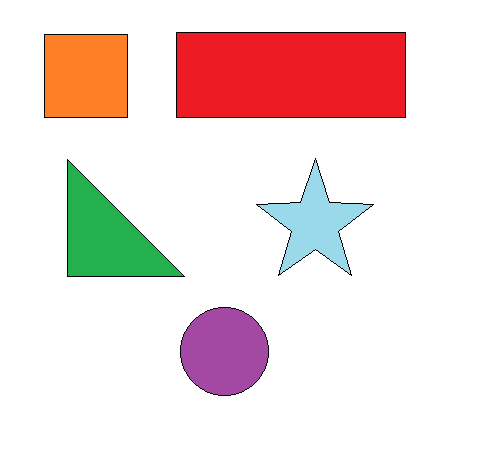
#> input picture Reiven_CourseOnline2_Master_Computer_Vision/Work2_IdentifyCountourByShape/shapes.png, 501 x 450 px
$ python reiven_candra_hamid_shape_contour_identification.py
#> lines starting #> are read from the running program, lines starting #| are printed output that depends on the picture; after the words box and inside, x2 and y2 are one past the last pixel; in counts of white or black regions, pixels touching at a corner belong together
import cv2 as cv
import numpy as np

image = cv.imread('shapes.png')
#> image is the input picture: shape (450, 501, 3); mean B, G, R 219.6, 221.8, 240.3
gray = cv.cvtColor(image, cv.COLOR_BGR2GRAY)
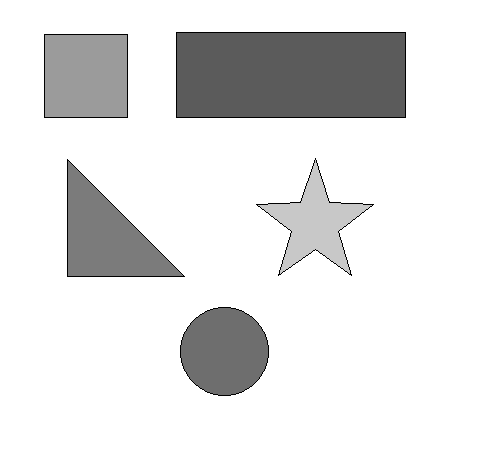
#> gray: shape (450, 501); min 0, max 255, mean 227

cv.imshow('Original Image', image)
cv.imshow('Gray Images', gray)

cv.waitKey(0)

ret, thresh = cv.threshold(gray, 55, 255, 1)
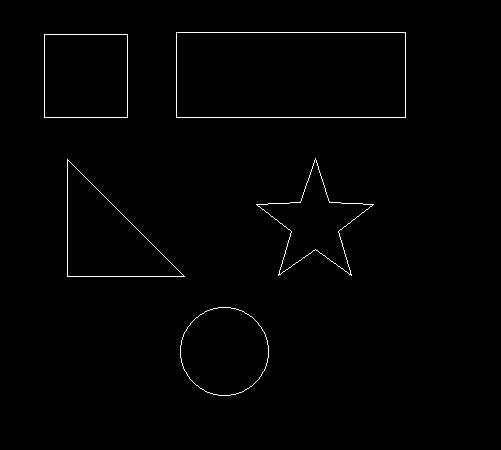
#> thresh: shape (450, 501); 0.87% white in thin lines or dots, all inside (x1, y1, x2, y2) = (44, 32, 406, 396)

contours, hierarchy = cv.findContours(thresh.copy(), cv.RETR_LIST, cv.CHAIN_APPROX_NONE)
#> contours = 10 contours; largest, box (x1, y1, x2, y2) and area: (176, 32, 406, 118) 19465, (176, 32, 406, 118) 19463, (44, 34, 128, 118) 6889, (44, 34, 128, 118) 6887, (67, 159, 185, 277) 6844

for cnt in contours:
	# getting approximate polygons
	approx = cv.approxPolyDP(cnt, 0.01 * cv.arcLength(cnt, True), True)
	if len(approx) == 3:
		shape_name = "Triangle"
		cv.drawContours(image, [cnt], 0, (0,255,0), -1)
		# find contour center to place text at center
		M = cv.moments(cnt)
		cx = int(M['m10'] / M['m00'])
		cy = int(M['m01'] / M['m00'])
		cv.putText(image, shape_name, (cx-50, cy), cv.FONT_HERSHEY_SIMPLEX, 1, (0, 0, 0), 1)

	elif len(approx) == 4:
		x, y, w, h = cv.boundingRect(cnt)
		M = cv.moments(cnt)
		cx = int(M['m10'] / M['m00'])
		cy = int(M['m01'] / M['m00'])

		# check to see if the 4-sided polygon is a square or a rectangle
		if abs(w-h) <= 3:
			shape_name = "Square"
			cv.drawContours(image, [cnt], 0, (0, 125, 255), -1)
			cv.putText(image, shape_name, (cx-50, cy), cv.FONT_HERSHEY_SIMPLEX, 1, (0, 0, 0), 1)
		else:
			shape_name = "Rectangle"
			cv.drawContours(image, [cnt], 0, (0 ,0 ,255), -1)
			M = cv.moments(cnt)
			cx = int(M['m10'] / M['m00'])
			cy = int(M['m01'] / M['m00'])
			cv.putText(image, shape_name, (cx-50, cy), cv.FONT_HERSHEY_SIMPLEX, 1, (0, 0, 0), 1)

	elif len(approx) == 10:
		shape_name = "Star"
		cv.drawContours(image, [cnt], 0, (255, 255, 0), -1)
		M = cv.moments(cnt)
		cx = int(M['m10'] / M['m00'])
		cy = int(M['m01'] / M['m00'])
		cv.putText(image, shape_name, (cx-50, cy), cv.FONT_HERSHEY_SIMPLEX, 1, (0, 0, 0), 1)

	elif len(approx) >= 15:
		shape_name = "Circle"
		cv.drawContours(image, [cnt], 0, (255, 255, 0), -1)
		M = cv.moments(cnt)
		cx = int(M['m10'] / M['m00'])
		cy = int(M['m01'] / M['m00'])
		cv.putText(image, shape_name, (cx-50, cy), cv.FONT_HERSHEY_SIMPLEX, 1, (0, 0, 0), 1)

	cv.imshow('Final Identified Images',image)
	cv.waitKey(0)
	cv.destroyAllWindows()
#> this loop made 10 passes
#> (approx, x, y, w, h, shape_name) on passes 7 to 10: ([[44, 35], [126, 34], [127, 116], [45, 117]], 44, 34, 84, 84, 'Square'), ([[44, 34], [44, 117], [127, 117], [127, 34]], 44, 34, 84, 84, 'Square'), ([[176, 33], [404, 32], [405, 116], [177, 117]], 176, 32, 230, 86, 'Rectangle'), ([[176, 32], [176, 117], [405, 117], [405, 32]], 176, 32, 230, 86, 'Rectangle')
#> (approx, shape_name) on passes 3, 5: ([[67, 161], [183, 275], [68, 276]], 'Triangle'), ([[67, 159], [67, 276], [184, 276]], 'Triangle')
#> pass 1, `cv.imshow('Final Identified Images',image)`:
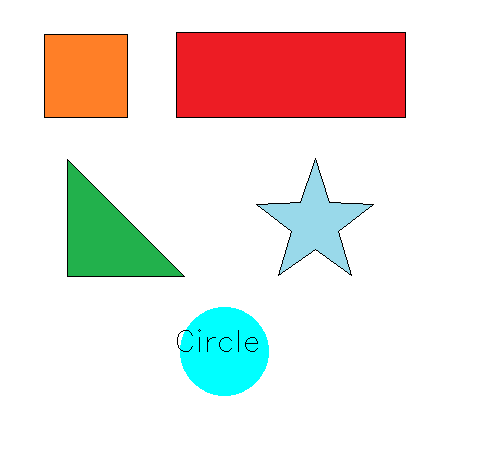
#> window 'Final Identified Images': shape (450, 501, 3); mean B, G, R 222.1, 226.7, 235.9
#> after the loop:
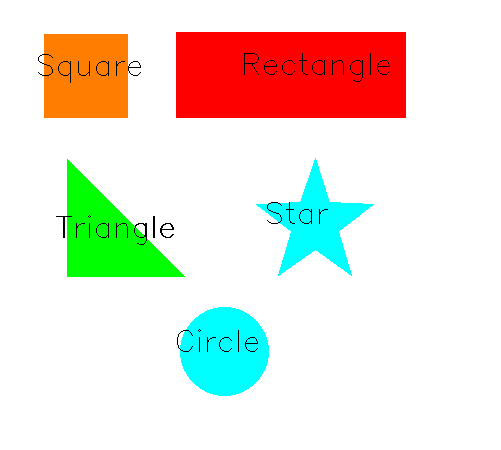
#> image: shape (450, 501, 3); mean B, G, R 216, 227.6, 233.5
